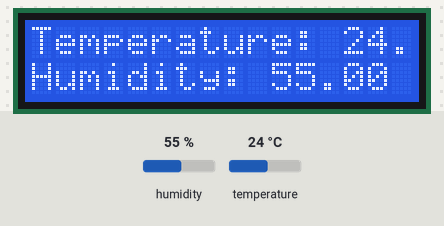
A sketch run on a simulated Arduino Uno, built with avr-gcc and run on an emulated ATmega328P. Shown: 16×2 character LCD. The test bench sets the inputs (shaded band); at power-on: humidity 55 %, temperature 24 °C. What the sketch prints to the serial monitor is not drawn.

Above: at 1.2 s.
1.3 s: humidity set to 22 %
At 3.4 s:
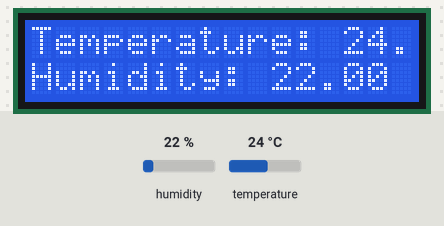
4.1 s: temperature set to 12 °C
At 4.7 s:
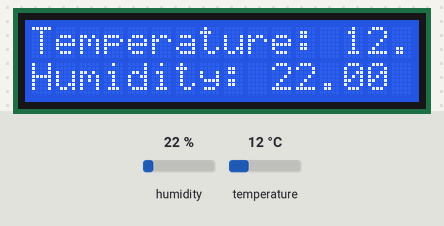
6.9 s: humidity set to 40 %
At 9.6 s:
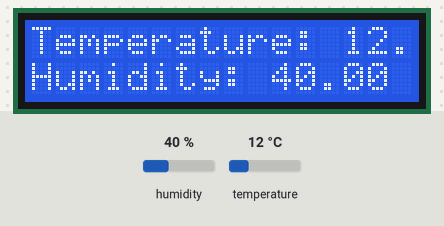
9.9 s: temperature set to 19 °C
At 10.9 s:
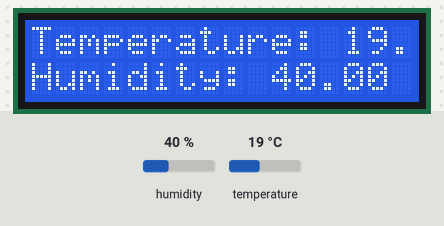
Timing chart, 0 to 12.9 s (numbered marks = the images above; inputs shaded):
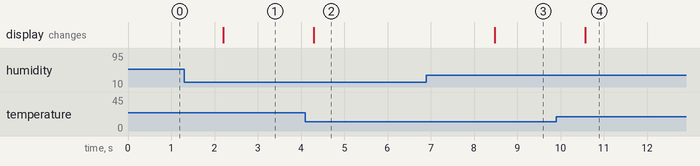

The sketch:

nyoba-dht-arduino.ino
```cpp
#include <DHT.h> // sensor library using lib from https://www.ardumotive.com/how-to-use-dht-22-sensor-en.html
#include <LiquidCrystal_I2C.h> // LCD library using from  https://www.ardumotive.com/i2clcden.html for the i2c LCD library
#include <Wire.h>
#include <SoftwareSerial.h>

#define DHTPIN 13     // DHT PIN 2
#define DHTTYPE DHT22   // DHT 22  (AM2302), AM2321

SoftwareSerial espSerial(5, 6);
DHT dht(DHTPIN, DHTTYPE); //Sensor initiation
LiquidCrystal_I2C lcd(0x27,16,2);  // set the LCD address to 0x27 after finding it from serial monitor (see comment above) for a 16 chars and 2 line display

void setup()
{
Serial.begin(115200);
espSerial.begin(115200);
Serial.println("Program started");
lcd.init(); // initialize the lcd
dht.begin();
  // Print a message to the LCD.
lcd.backlight();
lcd.setBacklight(HIGH);
}

void loop()
{
  //DHT22
  float h = dht.readHumidity(); //measure humidity
  String myString = "";
  myString.concat(h);

  float t = dht.readTemperature(); //measure temperature
  String myStringe = "";
  myStringe.concat(t);

  if (isnan(h) || isnan(t)) { //Check. If the reading fails, then "Read error" is displayed and the program exits
    Serial.println("Reading error");
    return;
    }
  lcd.setCursor(0,0);
  lcd.print("Temperature: ");
  lcd.print(t);
  lcd.print(" *C\t");
  lcd.setCursor(0,1);
  lcd.print("Humidity: ");
  lcd.print(h);
  lcd.println(" %");

//SEND DATA
Serial.print("Kelembapan Udara: ");
Serial.print(h);
Serial.println("% ");

Serial.print(" Suhu: ");
Serial.print(t);
Serial.println("C");


espSerial.println(String(h)+" "+String(t)+" ");
delay(1000);
}
```

Measured:
- after the input at 1.3 s, the display: changes after 0.90 s (image 1)
- after the input at 4.1 s, the display: changes after 0.20 s (image 2)
- after the input at 6.9 s, the display: changes after 1.6 s (image 3)
- after the input at 9.9 s, the display: changes after 0.67 s (image 4)
